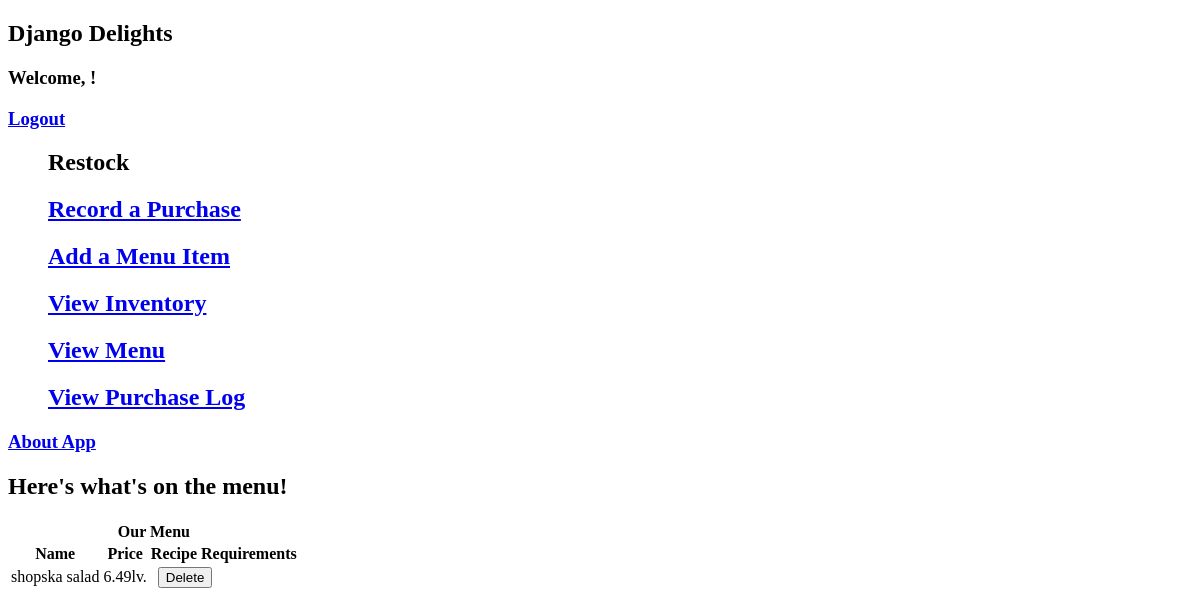
/accounts/menu/ (signed in), run on an earlier commit of the app's database.
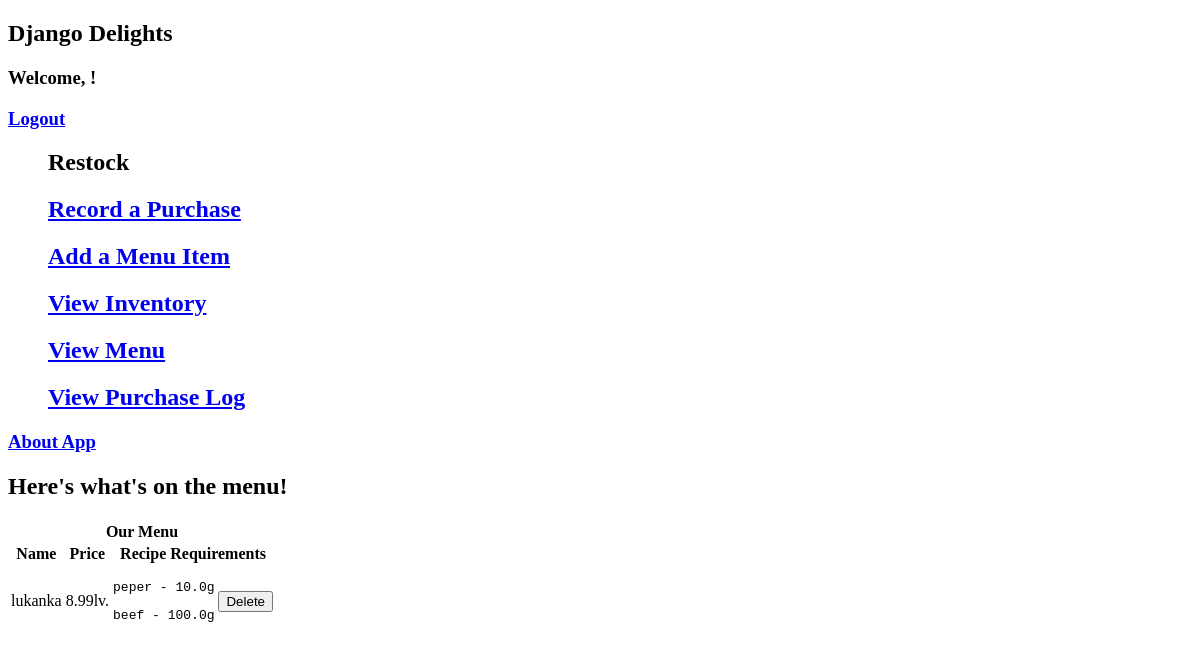
And on a later commit of the database.
### restaurant/models.py (models this page shows, shortened)
class MenuItem(models.Model):
    name = models.CharField(max_length=50)
    price = models.FloatField()
    class Meta:
        ordering = ["name"]
        constraints = [
            models.UniqueConstraint(fields=['name'], name='unique_menu_items')
        ]

### restaurant/views.py (the view)
# urls.py: path('accounts/menu/', views.MenuItemList.as_view(), name = "menu"),
class MenuItemList(LoginRequiredMixin, ListView):
    model = MenuItem
    def get_context_data(self, **kwargs):
        context = super().get_context_data(**kwargs)
        recipe_requirements = []
        requirements = RecipeRequirement.objects.all()
        for requirement in RecipeRequirement.objects.all():
            menu_item = requirement.menu_item_id.name
            ingredient = requirement.ingredient_id.name
            metric = requirement.ingredient_id.metric.lower()
            quantity_needed = requirement.quantity_needed
            requirement_str = f'{ingredient} - {quantity_needed}{metric}\n'
            recipe_requirements.append({menu_item: requirement_str})
        context["recipe_requirements"] = recipe_requirements
        return context

### restaurant/templates/restaurant/menuitem_list.html (shortened to what this page needs)
{% extends "restaurant/base.html" %}
{% load static %}
{% block content %}
  <h1>Here's what's on the menu!</h1>
  <table>
    <thead>
      <tr>
        <th colspan="4">Our Menu</th>
      </tr>
      <tr>
        <th colspan="1">Name</th>
        <th colspan="1">Price</th>
        <th colspan="2">Recipe Requirements</th>
      </tr>
    </thead>
    <tbody>
        {% for menu_item in object_list %}
        <tr>
          <td>{{menu_item.name}}</td>
          <td>{{menu_item.price}}lv.</td>
          <td>
            {% for entry in recipe_requirements %}
              {% for item_name, requirement in entry.items %}
                {% if item_name == menu_item.name %}
                  <pre>{{requirement}}</pre>
                {% endif %}
              {% endfor %}
            {% endfor %}
          </td>
          <td><a href="{% url 'menu_delete' menu_item.id %}"><button>Delete</button></a></td>
        </tr>
        {% endfor %}
    </tbody>
  </table>
{% endblock %}

What changed in the data, as far as the page shows it:
removed MenuItem: name "shopska salad", price "6.49"
added MenuItem: name "lukanka", price "8.99", entry "peper - 10.0g" "beef - 100.0g"
